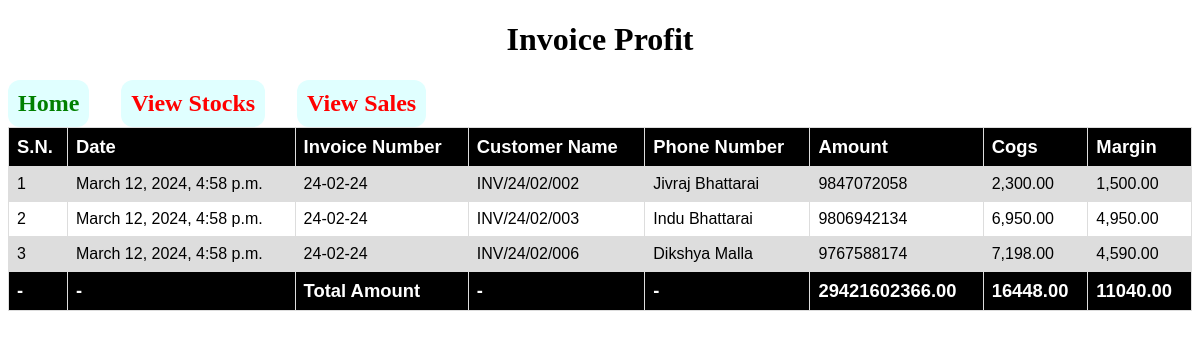
The app's page /invoice/ with its own data.
### myapp/models.py (models this page shows, shortened)
class Invoice_Profit(models.Model):
	ids = models.CharField(max_length=1000,null=False,blank=False)
	date = models.CharField(max_length=100,null=False,blank=False)
	invoice_numb = models.CharField(max_length=100,null=False,blank=False)
	customer_name = models.CharField(max_length=100,null=False,blank=False)
	phone_numb = models.CharField(max_length=100,null=False,blank=False)
	amount = models.CharField(max_length=100,null=False,blank=False)
	cogs = models.CharField(max_length=100,null=False,blank=False)
	margin = models.CharField(max_length=100,null=False,blank=False)
	uploaded_date = models.DateTimeField(default=timezone.now)

### myapp/views.py (the view)
# urls.py: path('invoice/',views.view_Invoice,name="view_Invoice"),
def view_Invoice(request):
    invoices = Invoice_Profit.objects.all()
    amts = Decimal('0.00')
    cogss = Decimal('0.00')
    margins = Decimal('0.00')
    for i in invoices:
        amts += Decimal(i.amount.replace(',', ''))
        cogss += Decimal(i.cogs.replace(',', ''))
        margins += Decimal(i.margin.replace(',', ''))
    data = {'invoices':invoices,'amts':amts,'cogss':cogss,'margins':margins}
    return render(request,'invoice.html',data)

### templates/invoice.html (shortened to what this page needs)
<!DOCTYPE html>
<html>
<head>
</head>
<body>
    <h1 class="h1-text">Invoice Profit</h1>
    <section class="anker">
        <a href='/' class="homes">Home</a>
        <a href='/stock'>View Stocks</a>
        <a href='/sales'>View Sales</a>
    </section>
        <table style='width:100%'>
            <tr class="main">
                <th>S.N.</th>
                <th>Date</th>
                <th>Invoice Number</th>
                <th>Customer Name</th>
                <th>Phone Number</th>
                <th>Amount</th>
                <th>Cogs</th>
                <th>Margin</th>
            </tr>
        {% for i in invoices %}
            <tr>
                <td>{{i.ids}}</th>
                <td>{{i.date}}</th>
                <td>{{i.invoice_numb}}</th>
                <td>{{i.customer_name}}</th>
                <td>{{i.phone_numb}}</th>
                <td>{{i.amount}}</th>
                <td>{{i.cogs}}</th>
                <td>{{i.margin}}</th>
            </tr>
        {% endfor %}
            <tr class="main">
                <td>-</th>
                <td>-</th>
                <td>Total Amount</th>
                <td>-</th>
                <td>-</th>
                <td>{{amts}}</th>
                <td>{{cogss}}</th>
                <td>{{margins}}</th>
            </tr>
        </table>
</body>
</html>

### templates/invoice.html (style rules this page uses)
table { font-family: arial, sans-serif; border-collapse: collapse; width: 90%; overflow: auto; max-width: 95%%; max-height: 30px; height: 10px; }
td, th { border: 1px solid #dddddd; text-align: left; padding: 8px; }
tr:nth-child(even) { background-color: #dddddd; }
.h1-text { width:100% ; text-align:center; }
.anker { width: 100%; display: flex; flex-direction: row; gap: 2rem; }
a { color: red; background-color: lightcyan !important; padding: 10px 10px; border-radius: 12px; font-weight: bold; font-size: 1.5rem; text-decoration: none; }
.homes { color: green; }
.main { font-weight: bold; font-size: 1.15rem; background-color: black !important; color: white; }

### records on screen
Invoice_Profit: ids "1", date "March 12, 2024, 4:58 p.m.", invoice_numb "24-02-24", customer_name "INV/24/02/002", phone_numb "Jivraj Bhattarai", amount "9847072058", cogs "2,300.00", margin "1,500.00"
Invoice_Profit: ids "2", date "March 12, 2024, 4:58 p.m.", invoice_numb "24-02-24", customer_name "INV/24/02/003", phone_numb "Indu Bhattarai", amount "9806942134", cogs "6,950.00", margin "4,950.00"
Invoice_Profit: ids "3", date "March 12, 2024, 4:58 p.m.", invoice_numb "24-02-24", customer_name "INV/24/02/006", phone_numb "Dikshya Malla", amount "9767588174", cogs "7,198.00", margin "4,590.00"

### other values on screen
{{ amts }} "29421602366.00"
{{ cogss }} "16448.00"
{{ margins }} "11040.00"
